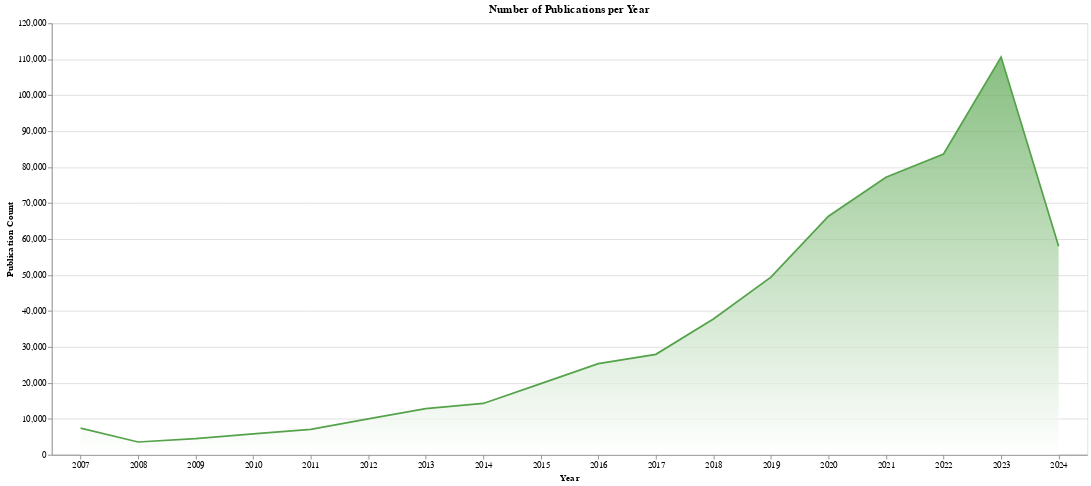

Here is the notebook cell this chart was saved with:
### Markdown cell above
### **Number of Collected  Published Computer Science Research Papers Over Time**

### Code cell
df = cs_arxiv_df
df['year'] = pd.to_datetime(df['update_date']).dt.year

publication_counts = df['year'].value_counts().reset_index()

publication_counts.columns = ['year', 'publication_count']

publication_counts = publication_counts.sort_values('year')

chart = alt.Chart(publication_counts).mark_area(
    line={'color': '#54a34a'},
    color=alt.Gradient(
        gradient='linear',
        stops=[
            alt.GradientStop(color='white', offset=0),
            alt.GradientStop(color='#54a34a', offset=1)
        ],
        x1=1, x2=1, y1=1, y2=0
    )
).encode(
    x=alt.X('year:O', title='Year', axis=alt.Axis(labelAngle=0)),
    y=alt.Y('publication_count:Q', title='Publication Count'),
    tooltip=['year:O', 'publication_count:Q']
).properties(
    title='Number of Publications per Year',
    width=1200,
    height=500
)

chart

### Figure 1 — Vega-Lite specification as saved in the notebook (floating-point values rounded to 4 significant figures)
{"config": {"view": {"continuousWidth": 400, "continuousHeight": 300}}, "data": {"name": "data-dfb20a5cbf9706e2c2833cc5b39cbd8f"}, "mark": {"type": "area", "color": {"gradient": "linear", "stops": [{"color": "white", "offset": 0}, {"color": "#54a34a", "offset": 1}], "x1": 1, "x2": 1, "y1": 1, "y2": 0}, "line": {"color": "#54a34a"}}, "encoding": {"tooltip": [{"field": "year", "type": "ordinal"}, {"field": "publication_count", "type": "quantitative"}], "x": {"axis": {"labelAngle": 0}, "field": "year", "title": "Year", "type": "ordinal"}, "y": {"field": "publication_count", "title": "Publication Count", "type": "quantitative"}}, "height": 500, "title": "Number of Publications per Year", "width": 1200, "$schema": "https://vega.github.io/schema/vega-lite/v4.17.0.json", "datasets": {"data-dfb20a5cbf9706e2c2833cc5b39cbd8f": [{"year": 2007, "publication_count": 7428}, {"year": 2008, "publication_count": 3563}, {"year": 2009, "publication_count": 4485}, {"year": 2010, "publication_count": 5804}, {"year": 2011, "publication_count": 7072}, {"year": 2012, "publication_count": 10008}, {"year": 2013, "publication_count": 12854}, {"year": 2014, "publication_count": 14277}, {"year": 2015, "publication_count": 19789}, {"year": 2016, "publication_count": 25357}, {"year": 2017, "publication_count": 27949}, {"year": 2018, "publication_count": 37752}, {"year": 2019, "publication_count": 49423}, {"year": 2020, "publication_count": 66352}, {"year": 2021, "publication_count": 77175}, {"year": 2022, "publication_count": 83656}, {"year": 2023, "publication_count": 110623}, {"year": 2024, "publication_count": 57980}]}}
